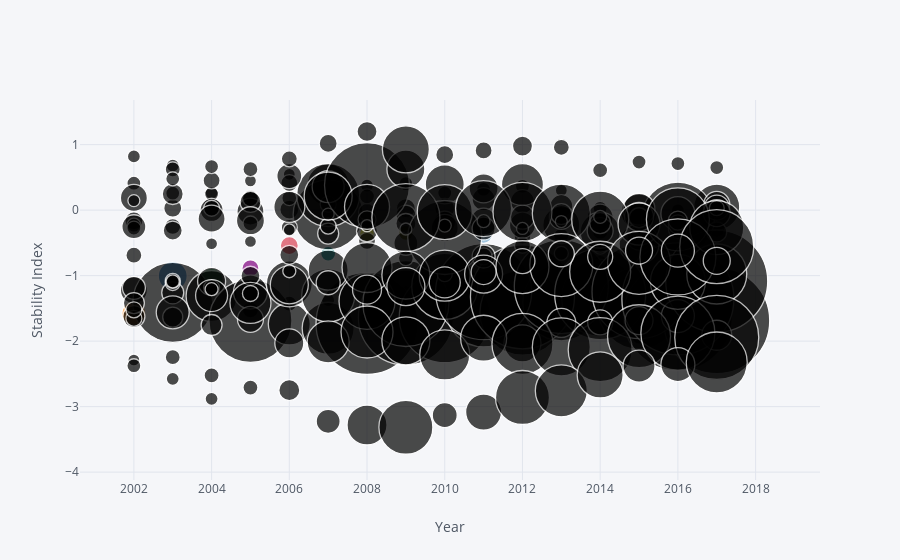

Notebook cell for this chart:
### Code cell


### Figure 1 — Plotly figure (JSON) as saved in the notebook; plotly's stock layout.template omitted (floating-point values rounded to 4 significant figures; data arrays with more than 128 entries replaced by an {"elided": "..."} marker saying what was removed)
{"data": [{"marker": {"color": ["rgb(255, 153, 51)", "rgb(55, 128, 191)", "rgb(50, 171, 96)", "rgb(128, 0, 128)", "rgb(219, 64, 82)", "rgb(0, 128, 128)", "rgb(255, 255, 51)", "rgb(128, 128, 0)", "rgb(251, 128, 114)", "rgb(128, 177, 211)"], "line": {"width": 1.3}, "size": {"elided": "288 int values"}, "symbol": "circle"}, "mode": "markers", "text": {"elided": "288 str values"}, "type": "scatter", "uid": "457f2569-6086-4eab-b258-0227db907684", "x": {"elided": "288 int values"}, "y": {"elided": "288 float values"}}], "layout": {"legend": {"bgcolor": "#F5F6F9", "font": {"color": "#4D5663"}}, "paper_bgcolor": "#F5F6F9", "plot_bgcolor": "#F5F6F9", "title": {"font": {"color": "#4D5663"}}, "xaxis": {"gridcolor": "#E1E5ED", "showgrid": true, "tickfont": {"color": "#4D5663"}, "title": {"font": {"color": "#4D5663"}, "text": "Year"}, "zerolinecolor": "#E1E5ED"}, "yaxis": {"gridcolor": "#E1E5ED", "showgrid": true, "tickfont": {"color": "#4D5663"}, "title": {"font": {"color": "#4D5663"}, "text": "Stability Index"}, "zerolinecolor": "#E1E5ED"}}}
